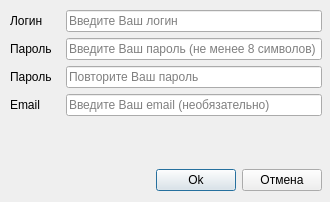
<?xml version="1.0" encoding="UTF-8"?>
<ui version="4.0">
 <class>Dialog</class>
 <widget class="QDialog" name="Dialog">
  <property name="geometry">
   <rect>
    <x>0</x>
    <y>0</y>
    <width>330</width>
    <height>202</height>
   </rect>
  </property>
  <property name="minimumSize">
   <size>
    <width>330</width>
    <height>202</height>
   </size>
  </property>
  <property name="maximumSize">
   <size>
    <width>330</width>
    <height>202</height>
   </size>
  </property>
  <property name="windowTitle">
   <string>Dialog</string>
  </property>
  <widget class="QWidget" name="layoutWidget">
   <property name="geometry">
    <rect>
     <x>10</x>
     <y>10</y>
     <width>312</width>
     <height>181</height>
    </rect>
   </property>
   <layout class="QVBoxLayout" name="verticalLayout_2">
    <item>
     <layout class="QVBoxLayout" name="verticalLayout">
      <item>
       <layout class="QHBoxLayout" name="horizontalLayout">
        <item>
         <widget class="QLabel" name="label">
          <property name="minimumSize">
           <size>
            <width>50</width>
            <height>0</height>
           </size>
          </property>
          <property name="text">
           <string>Логин</string>
          </property>
         </widget>
        </item>
        <item>
         <widget class="QLineEdit" name="lineEdit_Login">
          <property name="minimumSize">
           <size>
            <width>250</width>
            <height>0</height>
           </size>
          </property>
          <property name="placeholderText">
           <string>Введите Ваш логин</string>
          </property>
         </widget>
        </item>
       </layout>
      </item>
      <item>
       <layout class="QHBoxLayout" name="horizontalLayout_2">
        <item>
         <widget class="QLabel" name="label_2">
          <property name="minimumSize">
           <size>
            <width>50</width>
            <height>0</height>
           </size>
          </property>
          <property name="text">
           <string>Пароль</string>
          </property>
         </widget>
        </item>
        <item>
         <widget class="QLineEdit" name="lineEdit_Password">
          <property name="minimumSize">
           <size>
            <width>250</width>
            <height>0</height>
           </size>
          </property>
          <property name="echoMode">
           <enum>QLineEdit::Password</enum>
          </property>
          <property name="placeholderText">
           <string>Введите Ваш пароль (не менее 8 символов)</string>
          </property>
         </widget>
        </item>
       </layout>
      </item>
      <item>
       <layout class="QHBoxLayout" name="horizontalLayout_3">
        <item>
         <widget class="QLabel" name="label_3">
          <property name="minimumSize">
           <size>
            <width>50</width>
            <height>0</height>
           </size>
          </property>
          <property name="text">
           <string>Пароль</string>
          </property>
         </widget>
        </item>
        <item>
         <widget class="QLineEdit" name="lineEdit_PasswordReap">
          <property name="minimumSize">
           <size>
            <width>250</width>
            <height>0</height>
           </size>
          </property>
          <property name="echoMode">
           <enum>QLineEdit::Password</enum>
          </property>
          <property name="placeholderText">
           <string>Повторите Ваш пароль</string>
          </property>
         </widget>
        </item>
       </layout>
      </item>
      <item>
       <layout class="QHBoxLayout" name="horizontalLayout_4">
        <item>
         <widget class="QLabel" name="label_4">
          <property name="minimumSize">
           <size>
            <width>50</width>
            <height>0</height>
           </size>
          </property>
          <property name="text">
           <string>Email</string>
          </property>
         </widget>
        </item>
        <item>
         <widget class="QLineEdit" name="lineEdit_Email">
          <property name="minimumSize">
           <size>
            <width>250</width>
            <height>0</height>
           </size>
          </property>
          <property name="placeholderText">
           <string>Введите Ваш email (необязательно)</string>
          </property>
         </widget>
        </item>
       </layout>
      </item>
     </layout>
    </item>
    <item>
     <spacer name="verticalSpacer">
      <property name="orientation">
       <enum>Qt::Vertical</enum>
      </property>
      <property name="sizeHint" stdset="0">
       <size>
        <width>20</width>
        <height>28</height>
       </size>
      </property>
     </spacer>
    </item>
    <item>
     <layout class="QHBoxLayout" name="horizontalLayout_5">
      <item>
       <spacer name="horizontalSpacer">
        <property name="orientation">
         <enum>Qt::Horizontal</enum>
        </property>
        <property name="sizeHint" stdset="0">
         <size>
          <width>40</width>
          <height>20</height>
         </size>
        </property>
       </spacer>
      </item>
      <item>
       <widget class="QPushButton" name="pushButton_Ok">
        <property name="text">
         <string>Ok</string>
        </property>
       </widget>
      </item>
      <item>
       <widget class="QPushButton" name="pushButton_Cancel">
        <property name="text">
         <string>Отмена</string>
        </property>
       </widget>
      </item>
     </layout>
    </item>
   </layout>
  </widget>
 </widget>
 <resources/>
 <connections/>
</ui>
